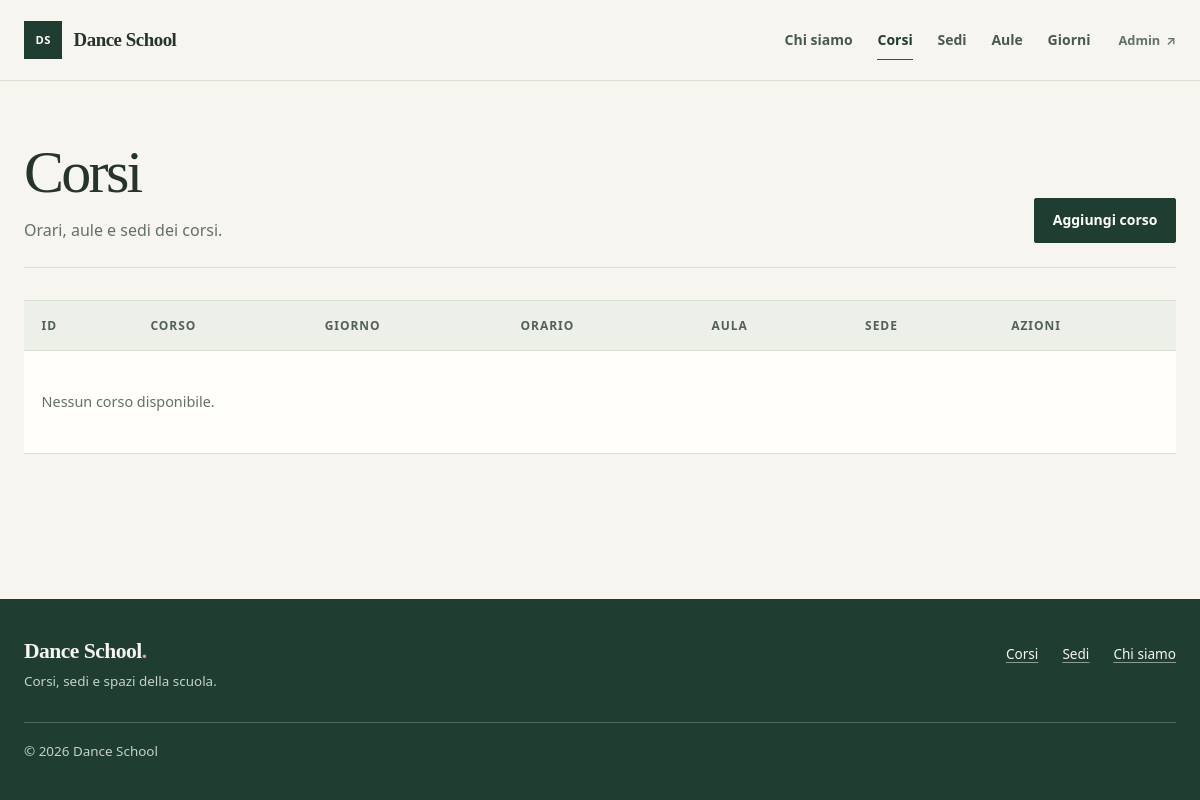
Before: /school/courses/ with the older database file.
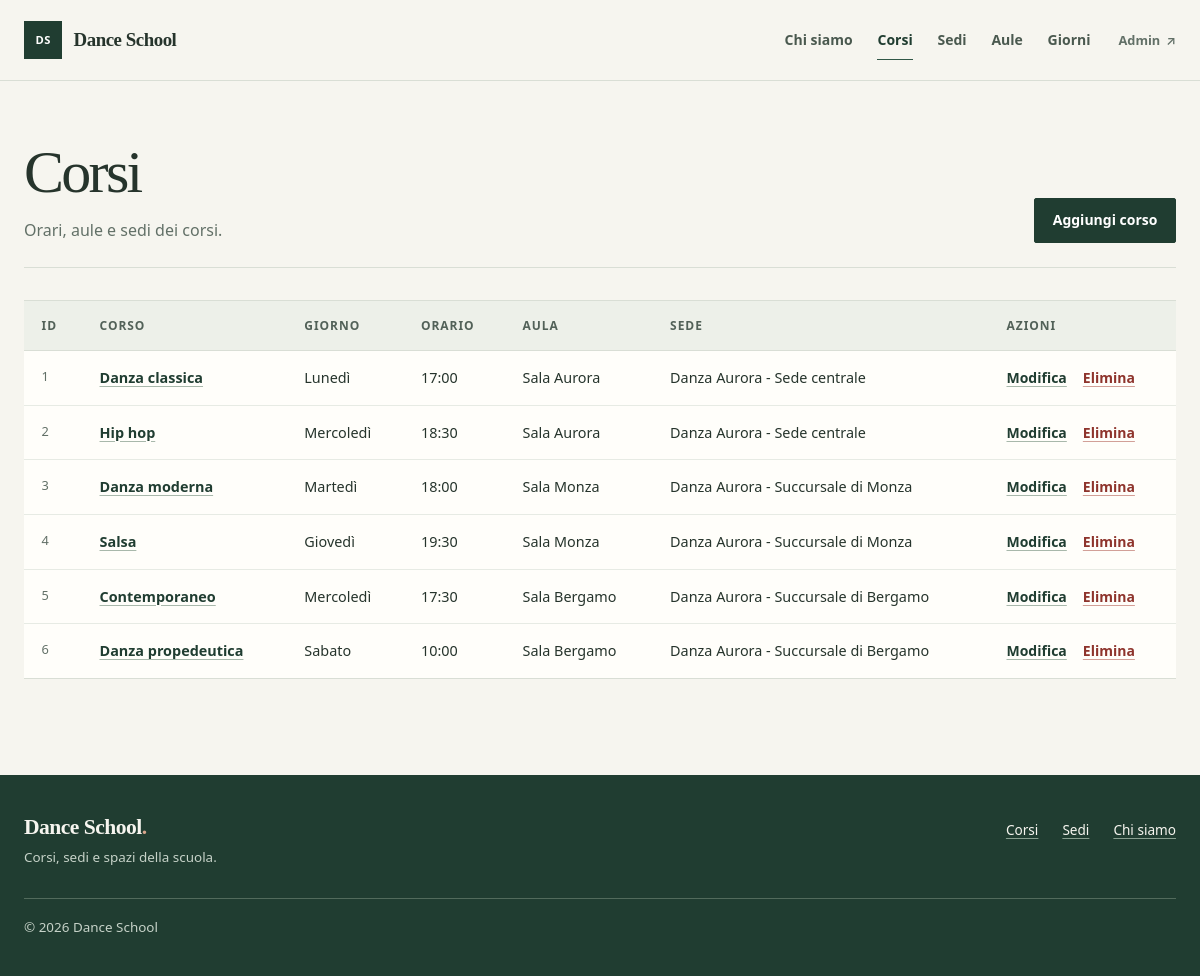
After: the same page with the newer database file.
### school/models.py (models this page shows, shortened)
class Course(models.Model):
    subject = models.CharField(max_length=100)
    day_of_the_week = models.ForeignKey(
        DayOfTheWeek,
        on_delete=models.CASCADE,
        related_name="courses",
    )
    starting_hour = models.TimeField()
    classroom = models.ForeignKey(
        Classroom,
        on_delete=models.CASCADE,
        related_name="courses",
    )
    school = models.ForeignKey(
        "schoolmanagement.School",
        on_delete=models.CASCADE,
        related_name="courses",
    )

class DayOfTheWeek(models.Model):
    number = models.IntegerField()
    name = models.CharField(max_length=100)

class Classroom(models.Model):
    name = models.CharField(max_length=100)
    capacity = models.IntegerField()

### schoolmanagement/models.py (models this page shows, shortened)
class School(models.Model):
    name = models.CharField(max_length=100)
    street = models.CharField(max_length=100)
    city = models.CharField(max_length=100)
    province = models.CharField(max_length=2)
    zip_code = models.CharField(max_length=5)
    country = models.CharField(max_length=100)
    website = models.URLField(null=True, blank=True)
    phone = models.CharField(max_length=20, null=True, blank=True)
    email = models.EmailField(null=True, blank=True)
    vat = models.CharField(max_length=11, null=True, blank=True)

### school/views.py (the view)
# urls.py: path("courses/", CourseListView.as_view(), name="course_list"),
class CourseListView(generic.ListView):
    model = Course
    context_object_name = "courses"
    queryset = Course.objects.select_related("day_of_the_week", "classroom", "school")
    template_name = "school/course_list.html"

### school/templates/school/course_list.html (shortened to what this page needs)
{% extends "base_list.html" %}
{% block page_heading %}Corsi{% endblock %}
{% block page_description %}Orari, aule e sedi dei corsi.{% endblock %}
{% block list-header %}
    <th scope="col">ID</th>
    <th scope="col">Corso</th>
    <th scope="col">Giorno</th>
    <th scope="col">Orario</th>
    <th scope="col">Aula</th>
    <th scope="col">Sede</th>
    <th scope="col">Azioni</th>
{% endblock %}
{% block list-body %}
    {% for object in courses %}
        <tr>
            <td class="table-id">{{ object.pk }}</td>
            <td class="table-primary"><a href="{% url 'course_detail' pk=object.pk %}">{{ object.subject }}</a></td>
            <td>{{ object.day_of_the_week.name }}</td>
            <td>{{ object.starting_hour|time:"H:i" }}</td>
            <td>{{ object.classroom.name }}</td>
            <td>{{ object.school.name }}</td>
            <td>
                <div class="table-actions">
                    <a class="text-action" href="{% url 'course_update' pk=object.pk %}" aria-label="Modifica {{ object.subject }}">Modifica</a>
                    <a class="text-action text-action--danger" href="{% url 'course_delete' pk=object.pk %}" aria-label="Elimina {{ object.subject }}">Elimina</a>
                </div>
            </td>
        </tr>
    {% empty %}
        <tr>
            <td class="table-empty" colspan="7">Nessun corso disponibile.</td>
        </tr>
    {% endfor %}
{% endblock %}
{% block add-new %}
    <p class="list-actions">
        <a class="button" href="{% url 'course_create' %}">Aggiungi corso</a>
    </p>
{% endblock %}

Changed rows visible on the page:
added Course: pk "1", subject "Danza classica", day_of_the_week.name "Lunedì", starting_hour "17:00", classroom.name "Sala Aurora", school.name "Danza Aurora - Sede centrale"
added Course: pk "2", subject "Hip hop", day_of_the_week.name "Mercoledì", starting_hour "18:30", classroom.name "Sala Aurora", school.name "Danza Aurora - Sede centrale"
added Course: pk "3", subject "Danza moderna", day_of_the_week.name "Martedì", starting_hour "18:00", classroom.name "Sala Monza", school.name "Danza Aurora - Succursale di Monza"
added Course: pk "4", subject "Salsa", day_of_the_week.name "Giovedì", starting_hour "19:30", classroom.name "Sala Monza", school.name "Danza Aurora - Succursale di Monza"
added Course: pk "5", subject "Contemporaneo", day_of_the_week.name "Mercoledì", starting_hour "17:30", classroom.name "Sala Bergamo", school.name "Danza Aurora - Succursale di Bergamo"
added Course: pk "6", subject "Danza propedeutica", day_of_the_week.name "Sabato", starting_hour "10:00", classroom.name "Sala Bergamo", school.name "Danza Aurora - Succursale di Bergamo"
Other visible differences:
text no longer shown: "Nessun corso disponibile."
